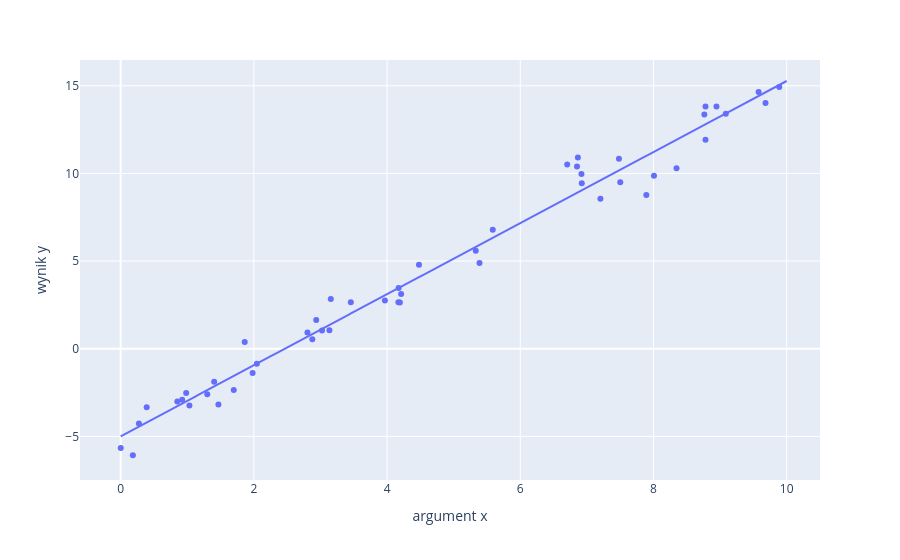

The cell this chart's notebook holds for it:
### Code cell
from sklearn.linear_model import LinearRegression
model = LinearRegression(fit_intercept=True)
model.fit(x[:, np.newaxis], y)
xfit = np.linspace(0, 10, 1000)
yfit = model.predict(xfit[:, np.newaxis])
fig = px.scatter(x=x, y=y, labels={"x": "argument x", "y": "wynik y"})
fig.add_traces(px.line(x=xfit, y=yfit).data)
fig.show()

### Figure 1 — Plotly figure (JSON) as saved in the notebook; plotly's stock layout.template omitted (floating-point values rounded to 4 significant figures; data arrays with more than 128 entries replaced by an {"elided": "..."} marker saying what was removed)
{"data": [{"hovertemplate": "argument x=%{x}<br>wynik y=%{y}<extra></extra>", "legendgroup": "", "marker": {"color": "#636efa", "symbol": "circle"}, "mode": "markers", "name": "", "orientation": "v", "showlegend": false, "type": "scatter", "x": [4.17, 7.203, 0.001144, 3.023, 1.468, 0.9234, 1.863, 3.456, 3.968, 5.388, 4.192, 6.852, 2.045, 8.781, 0.2739, 6.705, 4.173, 5.587, 1.404, 1.981, 8.007, 9.683, 3.134, 6.923, 8.764, 8.946, 0.8504, 0.3905, 1.698, 8.781, 0.9835, 4.211, 9.579, 5.332, 6.919, 3.155, 6.865, 8.346, 0.1829, 7.501, 9.889, 7.482, 2.804, 7.893, 1.032, 4.479, 9.086, 2.936, 2.878, 1.3], "xaxis": "x", "y": [2.653, 8.561, -5.669, 1.034, -3.182, -2.919, 0.385, 2.653, 2.744, 4.889, 2.637, 10.4, -0.8601, 11.93, -4.261, 10.51, 3.466, 6.791, -1.892, -1.39, 9.872, 14.02, 1.06, 9.433, 13.37, 13.82, -3.014, -3.334, -2.358, 13.82, -2.52, 3.124, 14.65, 5.588, 9.969, 2.83, 10.92, 10.3, -6.078, 9.498, 14.94, 10.84, 0.9245, 8.763, -3.242, 4.786, 13.4, 1.634, 0.5332, -2.6], "yaxis": "y"}, {"hovertemplate": "x=%{x}<br>y=%{y}<extra></extra>", "legendgroup": "", "line": {"color": "#636efa", "dash": "solid"}, "marker": {"symbol": "circle"}, "mode": "lines", "name": "", "orientation": "v", "showlegend": false, "type": "scatter", "x": {"elided": "1000 float values"}, "xaxis": "x", "y": {"elided": "1000 float values"}, "yaxis": "y"}], "layout": {"legend": {"tracegroupgap": 0}, "margin": {"t": 60}, "xaxis": {"anchor": "y", "domain": [0, 1], "title": {"text": "argument x"}}, "yaxis": {"anchor": "x", "domain": [0, 1], "title": {"text": "wynik y"}}}}
